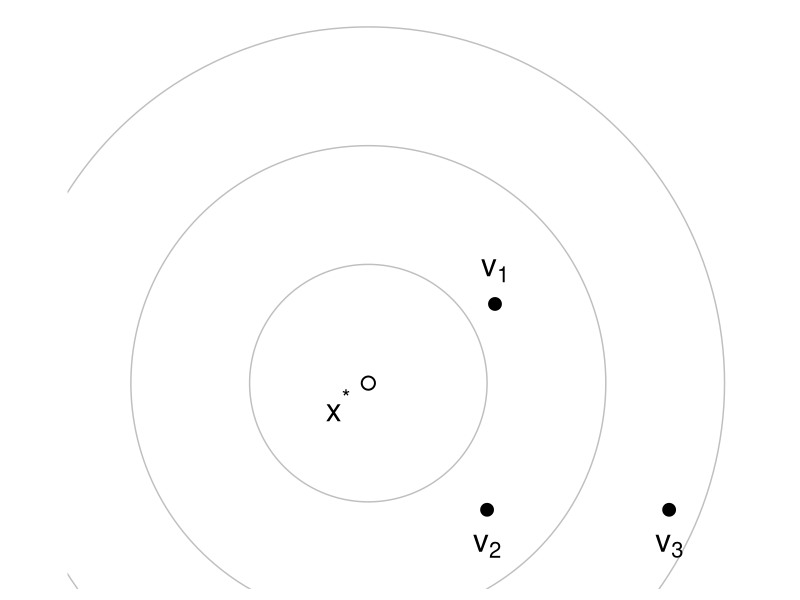
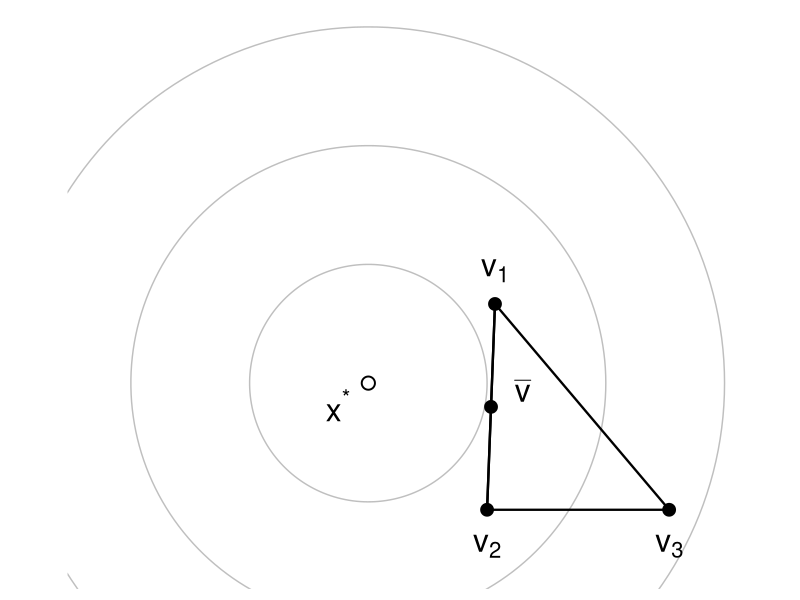
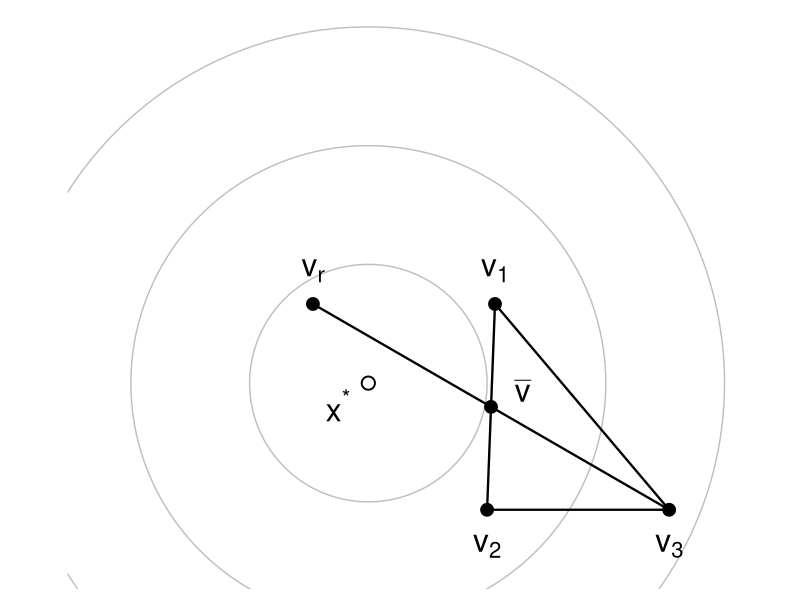
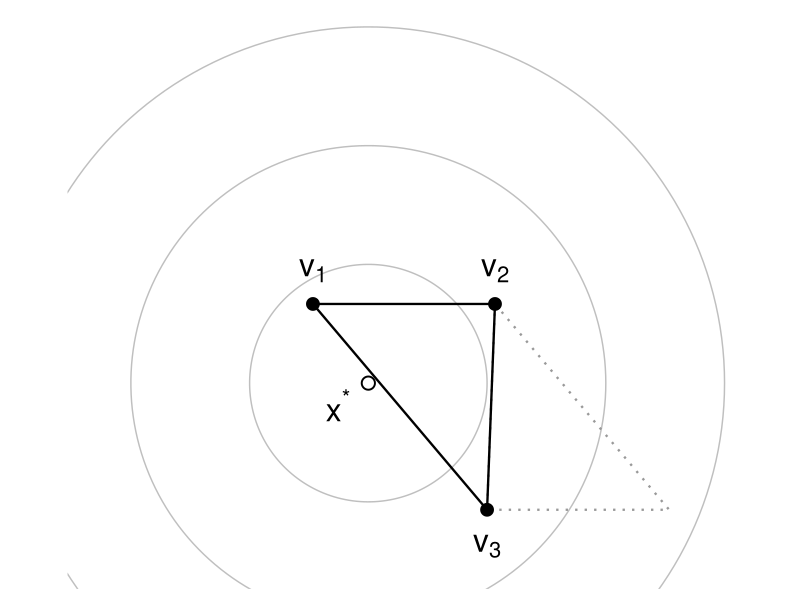
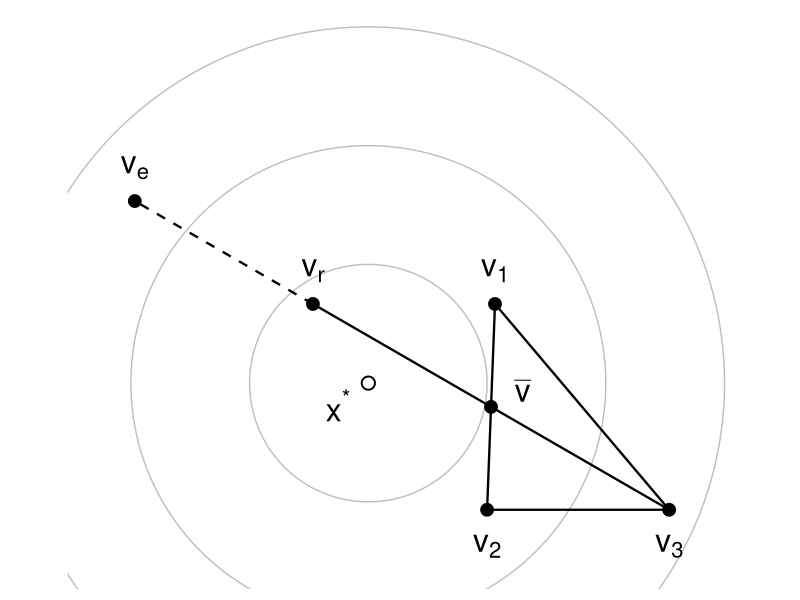
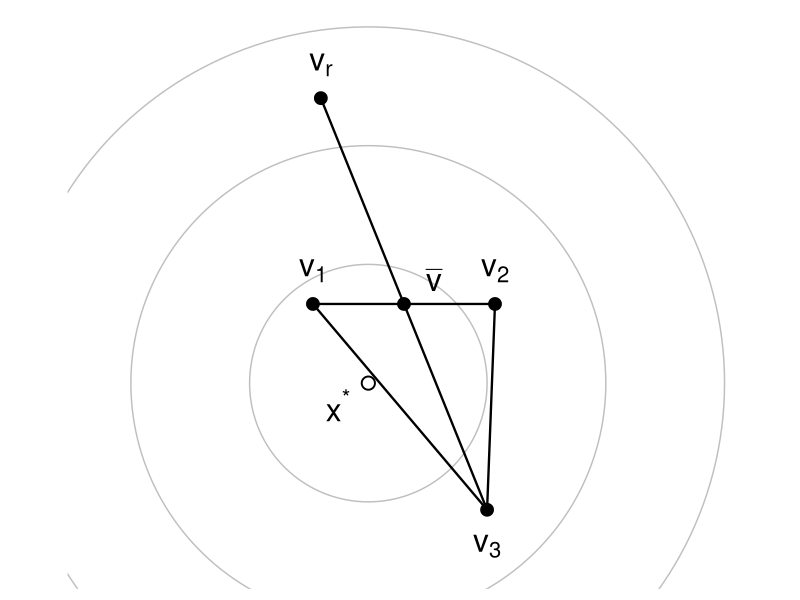
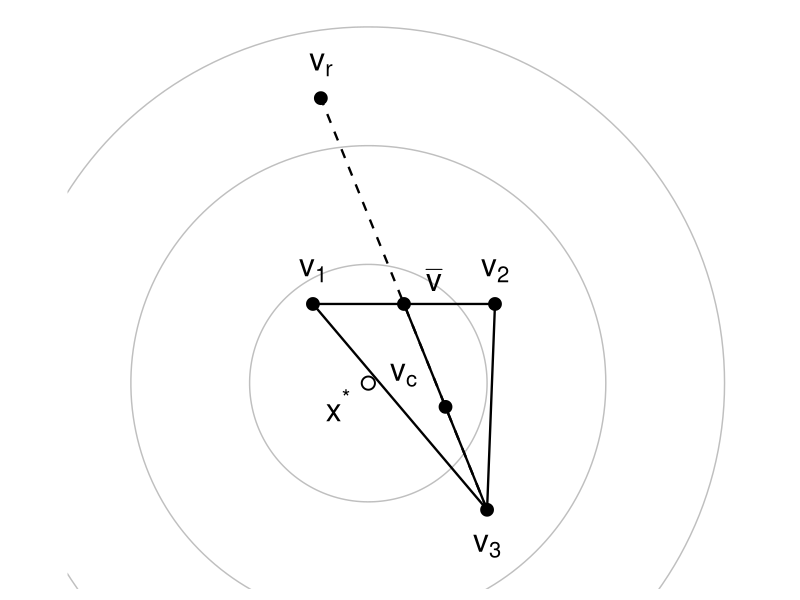
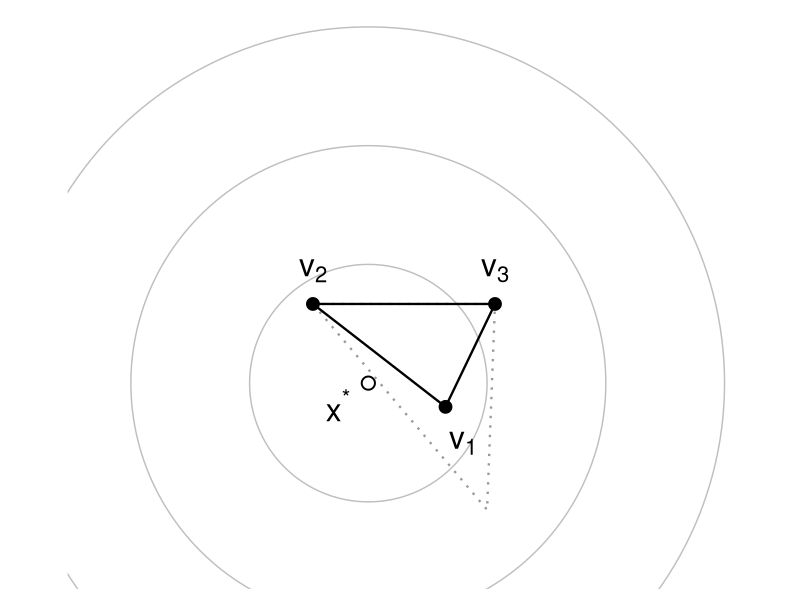

These charts were generated, in order, by the following R code:
# Used in: slides/08-derivfree/02-neldermead.tex
#
# Schematic frames of one and a half Nelder-Mead iterations on the quadratic
# bowl f(x) = x1^2 + x2^2 (optimum at the origin, grey circles are level sets).
# Replaces the hand-made figure_man/Nelder0*.png series and adds the two steps
# it was missing, contraction and shrinking. All frames share the same axis
# limits so they can be overlaid on consecutive slides without jumping.
#
# Iteration 1 (reflection lands inside the best level set, case 2):
#   1  initial simplex, vertices ordered by f
#   2  centroid of the d best vertices
#   3  reflection point v_r
#   4  new simplex: v_r replaces the worst vertex and becomes v_1 (on the
#      slides this illustrates case 1, although the run is in case 2)
#   5  expansion point v_e (worse than v_r here, so v_r is kept)
# Iteration 2 (reflection overshoots, case 3):
#   6  reflection point v_r is worse than v_d
#   7  contraction point v_c between centroid and worst vertex
#   8  new simplex: v_c replaces the worst vertex and becomes v_1
#   9  shrinking of the whole simplex towards v_1. On this bowl v_c is accepted,
#      so no shrink happens; the frame shows the fallback hypothetically, the
#      slide caption says so
#
#   ../figure/nelder_mead_steps_<k>.png

library(data.table)
library(ggplot2)

set.seed(1L)

f = function(v) v[1L]^2 + v[2L]^2

# Nelder-Mead coefficients (defaults used on the slides)
rho = 1 # reflection
chi = 2 # expansion
gam = 0.5 # contraction
sig = 0.5 # shrinking

# plot window and level-set radii, shared by all frames
x_lim = c(-3.8, 4.6)
y_lim = c(-2.6, 4.7) # top closes the outermost circle
radii = c(1.5, 3, 4.5)

# the figures are shown at roughly half the slide width, so type and markers
# are oversized here to stay legible after scaling
label_size = 8
point_size = 4
# label offsets: just clear of the point marker (text is about 0.4 units high)
above = 0.42
below = -0.46

# --- geometry helpers --------------------------------------------------------

# rows are vertices; returns them sorted by f, i.e. v_1 best, v_(d+1) worst
order_simplex = function(v) v[order(apply(v, 1L, f)), , drop = FALSE]

centroid = function(v) colMeans(v[-nrow(v), , drop = FALSE])

# a labelled point; dx, dy place the plotmath label relative to it
pt = function(v, label, dx = 0, dy = above) {
  data.table(x = v[1L], y = v[2L], label = label, dx = dx, dy = dy)
}

vertex_points = function(v, dy) {
  rbindlist(lapply(seq_len(nrow(v)), function(i) pt(v[i, ], sprintf("v[%d]", i), dy = dy[i])))
}

polygon_points = function(v) data.table(x = v[, 1L], y = v[, 2L])

# --- drawing -----------------------------------------------------------------

circle = function(r, n = 200L) {
  t = seq(0, 2 * pi, length.out = n)
  data.table(x = r * cos(t), y = r * sin(t), r = r)
}
level_sets = rbindlist(lapply(radii, circle))

seg = function(a, b, linetype = "dashed") {
  data.table(x = a[1L], y = a[2L], xend = b[1L], yend = b[2L], linetype = linetype)
}

# points: labelled points (see pt()); simplex: vertex matrix drawn as closed
# polygon; ghost: previous simplex as dotted outline; segments: from seg()
draw_frame = function(points, simplex = NULL, segments = NULL, ghost = NULL, filename) {
  p = ggplot() +
    geom_path(
      data = level_sets, aes(x = x, y = y, group = r),
      color = "grey75", linewidth = 0.5
    ) +
    annotate("point", x = 0, y = 0, shape = 21, size = 3.8, stroke = 1, fill = "white") +
    annotate("text", x = -0.38, y = -0.28, label = "x^'*'", parse = TRUE, size = label_size)


  if (!is.null(ghost)) {
    p = p + geom_polygon(
      data = polygon_points(ghost), aes(x = x, y = y),
      fill = NA, color = "grey60", linewidth = 0.8, linetype = "dotted"
    )
  }
  if (!is.null(simplex)) {
    p = p + geom_polygon(
      data = polygon_points(simplex), aes(x = x, y = y),
      fill = NA, color = "black", linewidth = 0.8
    )
  }
  if (!is.null(segments)) {
    p = p + geom_segment(
      data = segments, aes(x = x, y = y, xend = xend, yend = yend, linetype = linetype),
      linewidth = 0.8, show.legend = FALSE
    ) +
      scale_linetype_identity()
  }
  p = p +
    geom_point(data = points, aes(x = x, y = y), size = point_size) +
    geom_text(
      data = points, aes(x = x + dx, y = y + dy, label = label),
      parse = TRUE, size = label_size
    ) +
    coord_fixed(xlim = x_lim, ylim = y_lim, expand = FALSE) +
    theme_void() +
    theme(plot.margin = margin(8, 8, 8, 8))

  ggsave(filename = filename, plot = p, width = 6, height = 5.3, dpi = 300)
}

out = function(k) sprintf("../figure/nelder_mead_steps_%d.png", k)

# --- iteration 1: reflection succeeds (case 2) --------------------------------

v = order_simplex(rbind(c(1.6, 1.0), c(1.5, -1.6), c(3.8, -1.6)))
vb = centroid(v)
vr = vb + rho * (vb - v[3L, ])
ve = vb + chi * (vr - vb)
stopifnot(f(vr) < f(v[1L, ]), f(ve) > f(vr)) # case 2, and v_r beats v_e

pts_v = vertex_points(v, dy = c(above, below, below))
# edge v_1 v_2 is vertical and the reflection line passes through the centroid,
# so its label goes to the upper right
pt_vb = pt(vb, "bar(v)", dx = 0.4, dy = 0.2)
pt_vr = pt(vr, "v[r]")
pt_ve = pt(ve, "v[e]")

# 1: ordered vertices, no edges yet
draw_frame(pts_v, filename = out(1L))

# 2: centroid of v_1 and v_2
draw_frame(
  rbind(pts_v, pt_vb), simplex = v,
  segments = seg(v[1L, ], v[2L, ], "solid"),
  filename = out(2L)
)

# 3: reflection of the worst vertex through the centroid
draw_frame(
  rbind(pts_v, pt_vb, pt_vr), simplex = v,
  segments = seg(v[3L, ], vr, "solid"),
  filename = out(3L)
)

# 4: v_r accepted, worst vertex dropped, simplex re-ordered
v_new = order_simplex(rbind(v[1L, ], v[2L, ], vr))
pts_new = vertex_points(v_new, dy = c(above, above, below))
draw_frame(pts_new, simplex = v_new, ghost = v, filename = out(4L))

# 5: expansion candidate beyond v_r
draw_frame(
  rbind(pts_v, pt_vb, pt_vr, pt_ve), simplex = v,
  segments = rbind(seg(v[3L, ], vr, "solid"), seg(vr, ve, "dashed")),
  filename = out(5L)
)

# --- iteration 2: reflection fails (case 3) -----------------------------------

v = v_new
vb = centroid(v)
vr = vb + rho * (vb - v[3L, ])
vc = vb + gam * (v[3L, ] - vb)
stopifnot(f(vr) >= f(v[2L, ]), f(vc) < f(v[3L, ])) # case 3, and v_c is accepted

pts_v = pts_new
# the reflection line leaves the centroid steeply upwards, so label to the right
pt_vb = pt(vb, "bar(v)", dx = 0.38, dy = 0.3)
pt_vr = pt(vr, "v[r]")
# v_c sits on the segment from the centroid to v_3, squeezed between the edges;
# the only pocket wide enough for the label is above-left of the point
pt_vc = pt(vc, "v[c]", dx = -0.53, dy = 0.4)

# 6: reflection point lies far outside, worse than v_2
draw_frame(
  rbind(pts_v, pt_vb, pt_vr), simplex = v,
  segments = seg(v[3L, ], vr, "solid"),
  filename = out(6L)
)

# 7: contraction towards the worst vertex instead
draw_frame(
  rbind(pts_v, pt_vb, pt_vr, pt_vc), simplex = v,
  segments = rbind(seg(v[3L, ], vr, "dashed"), seg(vb, v[3L, ], "solid")),
  filename = out(7L)
)

# 8: v_c accepted, worst vertex dropped, simplex re-ordered (v_c is now best)
v_new = order_simplex(rbind(v[1L, ], v[2L, ], vc))
pts_new = vertex_points(v_new, dy = c(below, above, above))
pts_new[1L, dx := 0.22] # nudged right, between the two dotted edges of the old simplex
draw_frame(pts_new, simplex = v_new, ghost = v, filename = out(8L))

# 9: shrinking, the fallback if v_c were not better than v_3 (hypothetical here,
# see header): every vertex moves halfway towards v_1, the old simplex stays as
# dotted outline
v_shrunk = t(apply(v, 1L, function(vi) v[1L, ] + sig * (vi - v[1L, ])))
pts_shrunk = vertex_points(v_shrunk, dy = c(above, above, below))
pts_shrunk[3L, dx := -0.38] # below-left, clear of the dashed displacement line
draw_frame(
  pts_shrunk, simplex = v_shrunk, ghost = v,
  segments = rbind(seg(v[2L, ], v_shrunk[2L, ]), seg(v[3L, ], v_shrunk[3L, ])),
  filename = out(9L)
)
